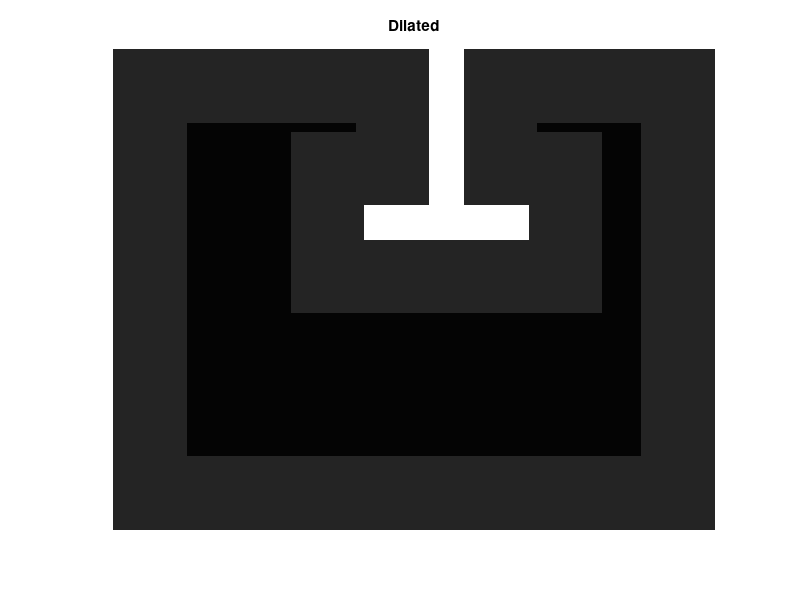

This figure's MATLAB source:
%% Big map
map = zeros(85,384);
map(1:end,1)=1;
map(1:end,end)=1;
map(1,1:end)=1;
map(end,1:end)=1;
map(end-45:end,128*2:128*2+15) = 1;
map(end-45:end-30,128*2-15:128*2) = 1;
save('bigmap','map')
% Cost map
costwidth = 25;
se = strel('square', costwidth);
costmap = imdilate(map,se);
costmap = (costmap+map)*50+1;
figure(1), imshow(costmap/max(max(costmap))), title('Dilated')
save('bigcostmap','costmap')

%% Small map
map = zeros(113,141);
map(1:end,1)=1;
map(1:end,end)=1;
map(1,1:end)=1;
map(end,1:end)=1;
map(1:45,end-66:end-59) = 1;
map(38:45,end-81:end-44) = 1;
save('smallmap','map')

% Cost map
costwidth = 35;
se = strel('square', costwidth);
costmap = imdilate(map,se);
costmap = (costmap*4+map*25)*2+1;
figure(1), imshow(costmap/max(max(costmap))), title('Dilated')
save('smallcostmap','costmap')
